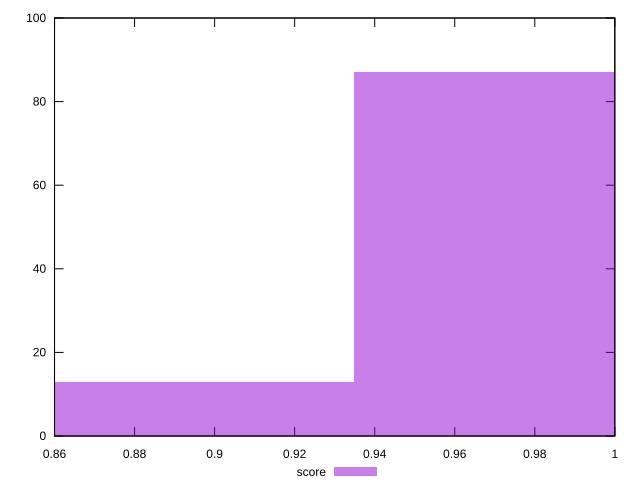

The script that saved this image:
reset

$score <<EOF
0.9792411250976829 87
0.8902192046342572 13
EOF

set key outside below
set boxwidth 0.08902192046342572
set xrange [0.86:1]
set yrange [0:100]
set trange [0:100]
set style fill transparent solid 0.5 noborder
set terminal svg size 640, 490 enhanced background rgb 'white'
set output "reports/report_00028_2021-02-24T12-49-42.674Z/unused-css-rules/samples/music/score/histogram.svg"

plot $score title "score" with boxes

reset
